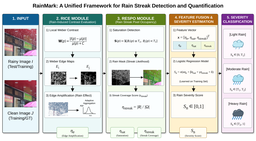
#> input picture Framework/rainmark-framework-highres.png, 256 x 141 px, shrunk from 6142 x 3376 before the run
$ python -i contrast_analyzer.py   (imports and definitions only)
#> lines starting #> are read from the running program, lines starting #| are printed output that depends on the picture; after the words box and inside, x2 and y2 are one past the last pixel; in counts of white or black regions, pixels touching at a corner belong together
### src/roi.py
"""
Adaptive orientation ROI detection translated from findAdaptiveROI_Check.m.
"""
from __future__ import annotations

from typing import Tuple

import numpy as np
from scipy.ndimage import gaussian_filter1d
from scipy.signal import find_peaks


def find_adaptive_roi_check(
    bin_centers: np.ndarray,
    counts: np.ndarray,
    tolerance: float = 5.0,
) -> Tuple[float, float, np.ndarray, bool, np.ndarray]:
    """
    Detect dominant orientation regions with circular 0/180 degree handling.
    """
    bin_centers = np.asarray(bin_centers, dtype=float).ravel()
    counts = np.asarray(counts, dtype=float).ravel()

    if bin_centers.size == 0 or counts.size == 0:
        roi = np.array([[0.0, 180.0]])
        return 0.0, 0.0, roi, True, np.array([0.0])

    extend_bins = min(3, counts.size)
    counts_ext = np.concatenate([counts[-extend_bins:], counts, counts[:extend_bins]])
    centers_ext = np.concatenate(
        [
            bin_centers[-extend_bins:] - 180.0,
            bin_centers,
            bin_centers[:extend_bins] + 180.0,
        ]
    )

    smooth_counts = gaussian_filter1d(counts_ext, sigma=1.0, mode="nearest")
    max_smooth = float(np.max(smooth_counts)) if smooth_counts.size else 0.0

    if max_smooth > 0:
        peaks, properties = find_peaks(
            smooth_counts,
            prominence=0.05 * max_smooth,
            distance=1,
        )
    else:
        peaks = np.array([], dtype=int)
        properties = {"prominences": np.array([])}

    if peaks.size == 0:
        idx_max = int(np.argmax(counts))
        pks = np.array([counts[idx_max]], dtype=float)
        locs = np.array([bin_centers[idx_max]], dtype=float)
    else:
        pks = smooth_counts[peaks].astype(float)
        locs = centers_ext[peaks].astype(float)

    locs = np.mod(locs, 180.0)

    wrap_mask = (locs < tolerance) | (locs > 180.0 - tolerance)
    if np.count_nonzero(wrap_mask) >= 2:
        wrap_count = np.sum(pks[wrap_mask])
        wrap_angle = np.mean(locs[wrap_mask])
        pks = np.concatenate([pks[~wrap_mask], np.array([wrap_count])])
        locs = np.concatenate([locs[~wrap_mask], np.array([wrap_angle])])

    if pks.size == 0 or np.max(pks) <= 0:
        pks = np.array([1.0])
        locs = np.array([0.0])

    strong_mask = pks >= 0.2 * np.max(pks)
    pks = pks[strong_mask]
    locs = locs[strong_mask]
    peak_angles = locs.copy()

    roi_list = []
    for ang, cnt in zip(locs, pks):
        idx = int(np.argmin(np.abs(bin_centers - ang)))
        start = max(0, idx - 2)
        stop = min(counts.size, idx + 3)
        local_mean = float(np.mean(counts[start:stop])) if stop > start else 0.0
        flatness_ratio = cnt / max(1.0, local_mean)

        if flatness_ratio < 1.3:
            roi_width = 25.0
        elif flatness_ratio > 2.0:
            roi_width = 10.0
        else:
            roi_width = 15.0

        if (ang < tolerance) or (ang > 180.0 - tolerance):
            roi_list.append([0.0, roi_width])
            roi_list.append([180.0 - roi_width, 180.0])
        else:
            roi_list.append([max(0.0, ang - roi_width), min(180.0, ang + roi_width)])

    roi = np.array(roi_list, dtype=float) if roi_list else np.array([[0.0, 0.0]])
    roi = roi[np.argsort(roi[:, 0])]

    merged = []
    current = roi[0].copy()
    for interval in roi[1:]:
        if interval[0] <= current[1]:
            current[1] = max(current[1], interval[1])
        else:
            merged.append(current)
            current = interval.copy()
    merged.append(current)
    roi = np.array(merged, dtype=float)

    idx_max = int(np.argmax(pks))
    dominant_angle_primary = float(locs[idx_max])
    dominant_angle_weighted = float(np.sum((pks / np.sum(pks)) * locs))
    is_near_zero_or_180 = (
        dominant_angle_primary < tolerance
        or dominant_angle_primary > 180.0 - tolerance
    )

    return (
        dominant_angle_primary,
        dominant_angle_weighted,
        roi,
        is_near_zero_or_180,
        peak_angles,
    )

### src/morphology.py
"""
Small morphology helpers used by the MATLAB RainMark port.
"""
from __future__ import annotations

import numpy as np


def create_line_strel(length: int, angle: float) -> np.ndarray:
    """
    Create a binary line footprint similar to MATLAB's strel('line', ...).
    """
    if length < 1:
        raise ValueError("length must be positive")

    angle_rad = np.deg2rad(angle)
    half_len = (length - 1) / 2.0
    offsets = np.arange(-half_len, half_len + 1)

    x = np.round(np.cos(angle_rad) * offsets).astype(int)
    y = np.round(np.sin(angle_rad) * offsets).astype(int)

    strel = np.zeros((y.max() - y.min() + 1, x.max() - x.min() + 1), dtype=bool)
    strel[y - y.min(), x - x.min()] = True
    return strel

### src/contrast_analyzer.py
"""
Orientation-aware Weber contrast functions translated from the MATLAB RainMark
reference files:
- functionContrastAt5PerCentRain.m
- functionContrastAt5PerCentGT.m
"""
from __future__ import annotations

from typing import Tuple

import numpy as np
from scipy import ndimage

from src.morphology import create_line_strel
from src.roi import find_adaptive_roi_check


def _validate_grayscale(image: np.ndarray) -> np.ndarray:
    if image.ndim != 2:
        raise ValueError("Input image must be grayscale")
    return image.astype(np.float64, copy=False)


def _sample_angles_from_roi(roi: np.ndarray, num_angles: int = 8) -> np.ndarray:
    roi = np.asarray(roi, dtype=float)

    if roi.size == 0:
        roi = np.array([[0.0, 180.0]])
    elif roi.ndim == 1:
        if roi.size == 1:
            roi = np.array([[roi[0] - 5.0, roi[0] + 5.0]])
        else:
            roi = roi.reshape(1, -1)

    if roi.shape[1] != 2:
        raise ValueError("ROI must be an Nx2 array of [start, end] degrees")

    roi[:, 0] = np.maximum(0.0, roi[:, 0])
    roi[:, 1] = np.minimum(180.0, roi[:, 1])
    widths = np.maximum(0.0, roi[:, 1] - roi[:, 0])
    total_width = float(np.sum(widths))

    if total_width <= 0:
        roi = np.array([[0.0, 180.0]])
        widths = np.array([180.0])
        total_width = 180.0

    angles = []
    remaining = num_angles
    for idx, interval in enumerate(roi):
        if remaining <= 0:
            break

        if idx == len(roi) - 1:
            n_samples = remaining
        else:
            n_samples = max(1, int(round(num_angles * (widths[idx] / total_width))))
            n_samples = min(n_samples, remaining)

        angles.extend(np.linspace(interval[0], interval[1], n_samples))
        remaining = num_angles - len(angles)

    if len(angles) < num_angles:
        angles.extend(np.linspace(roi[0, 0], roi[-1, 1], num_angles - len(angles)))

    return np.asarray(angles[:num_angles], dtype=float).reshape(-1)


# [8 lines left out: function _direction_label, not called in this run]


def _oriented_min_max(image: np.ndarray, angles: np.ndarray) -> Tuple[np.ndarray, np.ndarray]:
    line_lengths = [3]
    pad_size = int(np.ceil(max(line_lengths) / 2))

    image_pad = np.pad(image.astype(np.float64), pad_size, mode="symmetric")
    image_min = np.full_like(image_pad, np.inf, dtype=np.float64)
    image_max = np.full_like(image_pad, -np.inf, dtype=np.float64)

    for length in line_lengths:
        for angle in angles:
            footprint = create_line_strel(length, angle)
            eroded = ndimage.grey_erosion(image_pad, footprint=footprint)
            dilated = ndimage.grey_dilation(image_pad, footprint=footprint)
            image_min = np.minimum(image_min, eroded)
            image_max = np.maximum(image_max, dilated)

    height, width = image.shape
    return (
        image_min[pad_size : pad_size + height, pad_size : pad_size + width],
        image_max[pad_size : pad_size + height, pad_size : pad_size + width],
    )


def _contrast_from_angles(
    image: np.ndarray,
    S: int,
    percentage: float,
    angles: np.ndarray,
) -> Tuple[np.ndarray, np.ndarray]:
    image = _validate_grayscale(image)
    angles = np.asarray(angles, dtype=float).reshape(-1)
    if angles.size == 0:
        raise ValueError("angles must contain at least one orientation")

    height, width = image.shape
    percentage = percentage / 2.0

    image_min, image_max = _oriented_min_max(image, angles)

    image_pad = np.pad(image, S, mode="symmetric")
    min_pad = np.pad(image_min, S, mode="symmetric")
    max_pad = np.pad(image_max, S, mode="symmetric")

    mask = np.zeros((height + 2 * S, width + 2 * S), dtype=bool)
    contrast_map = np.zeros((height + 2 * S, width + 2 * S), dtype=np.float64)

    step = max(1, round(S / 2))
    for ii in range(0, height, step):
        for jj in range(0, width, step):
            row = S + ii
            col = S + jj
            window = image_pad[row : row + S, col : col + S].astype(np.float64)
            window_min = min_pad[row : row + S, col : col + S].astype(np.float64)
            window_max = max_pad[row : row + S, col : col + S].astype(np.float64)

            is_min = max(1, int(round(float(np.min(window_min)))))
            is_max = min(255, int(round(float(np.max(window_max)))))
            if is_max < is_min:
                continue

            f_cube = np.zeros((S, S, is_max - is_min + 1), dtype=bool)
            contrasts = np.zeros(is_max + 1, dtype=np.float64)

            for threshold in range(is_min, is_max + 1):
                values = []
                for nn in range(1, S):
                    for mm in range(1, S):
                        if window_min[nn, mm] <= threshold < window_max[nn, mm]:
                            c1 = min(
                                abs(threshold - window[nn, mm])
                                / max(threshold, window[nn, mm]),
                                abs(threshold - window[nn, mm - 1])
                                / max(threshold, window[nn, mm - 1]),
                            )
                            values.append(c1)
                            f_cube[nn, mm, threshold - is_min] = True
                            f_cube[nn, mm - 1, threshold - is_min] = True

                if values:
                    contrasts[threshold] = float(np.sum(values) / len(values))

            s0 = max(int(np.argmax(contrasts)), is_min)
            metric = 256.0 * contrasts[s0]
            if metric <= 256.0 * (percentage / 100.0):
                continue

            cube_index = s0 - is_min
            if cube_index < 0 or cube_index >= f_cube.shape[2]:
                continue

            window_mask = f_cube[:, :, cube_index]
            target = mask[row : row + S, col : col + S]
            target |= window_mask

            crr = np.zeros((S, S), dtype=np.float64)
            crr[target] = 2.0 * metric / 256.0
            contrast_map[row : row + S, col : col + S] = crr

    return mask[S : S + height, S : S + width], contrast_map[S : S + height, S : S + width]


def function_contrast_at_5_percent_rain(
    image: np.ndarray,
    S: int = 7,
    percentage: float = 5.0,
    verbose: bool = False,
) -> Tuple[np.ndarray, np.ndarray, float, float, np.ndarray, np.ndarray]:
    """
    Compute the rainy image contrast mask and sampled morphology angles.
    """
    image = _validate_grayscale(image)

    gradient_x = ndimage.sobel(image, axis=1, mode="reflect")
    gradient_y = ndimage.sobel(image, axis=0, mode="reflect")
    gradient_mag = np.hypot(gradient_x, gradient_y)
    gradient_dir = np.degrees(np.arctan2(gradient_y, gradient_x))
    gradient_dir_180 = np.mod(gradient_dir, 180.0)

    max_mag = float(np.max(gradient_mag)) if gradient_mag.size else 0.0
    valid_angles = gradient_dir_180[gradient_mag > 0.2 * max_mag] if max_mag > 0 else np.array([])

    hist_edges = np.arange(0.0, 185.0, 5.0)
    counts, hist_edges = np.histogram(valid_angles, bins=hist_edges)
    bin_centers = hist_edges[:-1] + np.diff(hist_edges) / 2.0

    (
        dominant_angle_primary,
        dominant_angle_weighted,
        roi,
        _is_near_zero_or_180,
        _peak_angles,
    ) = find_adaptive_roi_check(bin_centers, counts, tolerance=5.0)

    angles = _sample_angles_from_roi(roi, num_angles=8)
    mask, contrast_map = _contrast_from_angles(image, S, percentage, angles)

    if verbose:
        edge_angle = np.mod(dominant_angle_primary + 90.0, 180.0)
        print(f"Dominant Gradient Angle theta = {dominant_angle_primary:.2f} deg")
        print(f"Edge Orientation phi = {edge_angle:.2f} deg")
        print(f"Detected Rain Streak Type = {_direction_label(dominant_angle_primary)}")
        print(f"Angles sampled for RainMark: {np.array2string(angles, precision=3)}")

    return (
        mask,
        contrast_map,
        dominant_angle_primary,
        dominant_angle_weighted,
        roi,
        angles,
    )


# [33 lines left out: functions function_contrast_at_5_percent_gt, function_contrast_at_5_percent, not called in this run]

>>> import cv2
>>> picture = cv2.imread('../Framework/rainmark-framework-highres.png', cv2.IMREAD_GRAYSCALE)
>>> result = function_contrast_at_5_percent_rain(picture)
#> in function_contrast_at_5_percent_rain, `gradient_dir_180 = np.mod(gradient_dir, 180.0)`:
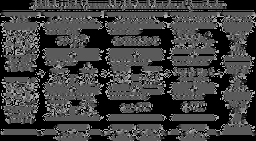
#> gradient_dir_180: shape (141, 256) float64; min 0, max 179.9, mean 65.7
#> in function_contrast_at_5_percent_rain, `max_mag = float(np.max(gradient_mag)) if gradient_mag.size else 0.0`: max_mag = 1020.1
#> in function_contrast_at_5_percent_rain, `valid_angles = gradient_dir_180[gradient_mag > 0.2 * max_mag] if max_m..`: valid_angles = 9494 values, max 179.9 at index 2103, min 0 at index 1575, mean 76.71
#> in function_contrast_at_5_percent_rain, `counts, hist_edges = np.histogram(valid_angles, bins=hist_edges)`: counts = 36 values, max 1939 at index 0, min 51 at index 29, mean 263.7; hist_edges = 37 values from 0 to 180
#> in function_contrast_at_5_percent_rain, `bin_centers = hist_edges[:-1] + np.diff(hist_edges) / 2.0`: bin_centers = 36 values from 2.5 to 177.5
#> in find_adaptive_roi_check, `counts_ext = np.concatenate([counts[-extend_bins:], counts, counts[:ex..`: counts_ext = 42 values, max 1939 at index 3, min 51 at index 32, mean 292.5
#> in find_adaptive_roi_check, `centers_ext = np.concatenate( [ bin_centers[-extend_bins:] - 180.0, bi..`: centers_ext = 42 values from -12.5 to 192.5
#> in find_adaptive_roi_check, `smooth_counts = gaussian_filter1d(counts_ext, sigma=1.0, mode="nearest")`: smooth_counts = 42 values, max 1124.6 at index 21, min 60.75 at index 32, mean 292.1
#> in find_adaptive_roi_check, `max_smooth = float(np.max(smooth_counts)) if smooth_counts.size else 0.0`: max_smooth = 1124.6
#> in find_adaptive_roi_check, `peaks, properties = find_peaks( smooth_counts, prominence=0.05 * max_s..`: peaks = [3, 21, 39]; properties = {'prominences': [806.9, 1060.3, 741.7], 'left_bases': [0, 9, 32], 'right_bases': [9, 32, 41]}
#> in find_adaptive_roi_check, `pks = smooth_counts[peaks].astype(float)`: pks = [924.4, 1124.6, 924.3]
#> in find_adaptive_roi_check, `locs = centers_ext[peaks].astype(float)`: locs = [2.5, 92.5, 182.5]
#> in find_adaptive_roi_check, `locs = np.mod(locs, 180.0)`: locs = [2.5, 92.5, 2.5]
#> in find_adaptive_roi_check, `wrap_mask = (locs < tolerance) | (locs > 180.0 - tolerance)`: wrap_mask = [True, False, True]
#> in find_adaptive_roi_check, `wrap_count = np.sum(pks[wrap_mask])`: wrap_count = 1848.7
#> in find_adaptive_roi_check, `wrap_angle = np.mean(locs[wrap_mask])`: wrap_angle = 2.5
#> in find_adaptive_roi_check, `pks = np.concatenate([pks[~wrap_mask], np.array([wrap_count])])`: pks = [1124.6, 1848.7]
#> in find_adaptive_roi_check, `locs = np.concatenate([locs[~wrap_mask], np.array([wrap_angle])])`: locs = [92.5, 2.5]
#> in find_adaptive_roi_check, `strong_mask = pks >= 0.2 * np.max(pks)`: strong_mask = [True, True]
#> in find_adaptive_roi_check, `peak_angles = locs.copy()`: peak_angles = [92.5, 2.5]
#> the loop in find_adaptive_roi_check, `for ang, cnt in zip(locs, pks):` made 2 passes
#> (ang, cnt, idx, start, stop, local_mean, flatness_ratio, roi_width) on passes 1 to 2: (92.5, 1124.6, 18, 16, 21, 806.8, 1.39, 15), (2.5, 1848.7, 0, 0, 3, 707.3, 2.61, 10)
#> after the loop in find_adaptive_roi_check, `for ang, cnt in zip(locs, pks):`: roi_list = [[77.5, 107.5], [0, 10], [170, 180]]
#> in find_adaptive_roi_check, `roi = roi[np.argsort(roi[:, 0])]`: roi = [[0, 10], [77.5, 107.5], [170, 180]]
#> in find_adaptive_roi_check, `current = roi[0].copy()`: current = [0, 10]
#> the loop in find_adaptive_roi_check, `for interval in roi[1:]:` made 2 passes
#> after the loop in find_adaptive_roi_check, `for interval in roi[1:]:`: merged = [[0, 10], [77.5, 107.5]]
#> in find_adaptive_roi_check, `idx_max = int(np.argmax(pks))`: idx_max = 1
#> in find_adaptive_roi_check, `dominant_angle_primary = float(locs[idx_max])`: dominant_angle_primary = 2.5
#> in find_adaptive_roi_check, `dominant_angle_weighted = float(np.sum((pks / np.sum(pks)) * locs))`: dominant_angle_weighted = 36.54
#> in find_adaptive_roi_check, `is_near_zero_or_180 = ( dominant_angle_primary < tolerance or dominant..`: is_near_zero_or_180 = True
#> in function_contrast_at_5_percent_rain, `( dominant_angle_primary, dominant_angle_weighted, roi, _is_near_zero_..`: dominant_angle_primary = 2.5; dominant_angle_weighted = 36.54; roi = [[0, 10], [77.5, 107.5], [170, 180]]
#> in _sample_angles_from_roi, `widths = np.maximum(0.0, roi[:, 1] - roi[:, 0])`: widths = [10, 30, 10]
#> in _sample_angles_from_roi, `total_width = float(np.sum(widths))`: total_width = 50
#> the loop in _sample_angles_from_roi, `for idx, interval in enumerate(roi):` made 3 passes
#> (interval, n_samples, remaining) on passes 1 to 3: ([0, 10], 2, 6), ([77.5, 107.5], 5, 1), ([170, 180], 1, 0)
#> after the loop in _sample_angles_from_roi, `for idx, interval in enumerate(roi):`: angles = [0, 10, 77.5, 85, 92.5, 100, 107.5, 170]
#> in _oriented_min_max, `pad_size = int(np.ceil(max(line_lengths) / 2))`: pad_size = 2
#> in _oriented_min_max, `image_pad = np.pad(image.astype(np.float64), pad_size, mode="symmetric")`:
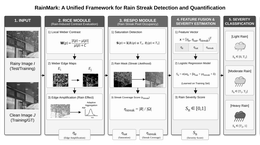
#> image_pad: shape (145, 260) float64; min 0, max 255, mean 217.6
#> the loop in _oriented_min_max, `for length in line_lengths:` made 1 pass
#> after the loop in _oriented_min_max, `for length in line_lengths:`:
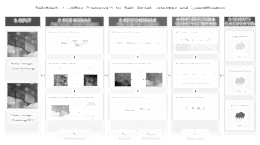
#> image_max: shape (145, 260) float64; min 3, max 255, mean 235.5
#> after the loop in _oriented_min_max, `for length in line_lengths:`:
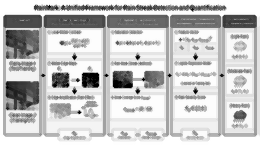
#> image_min: shape (145, 260) float64; min 0, max 255, mean 196.2
#> in _oriented_min_max, `height, width = image.shape`: height = 141; width = 256
#> after the loop in _contrast_from_angles, `for ii in range(0, height, step):`:
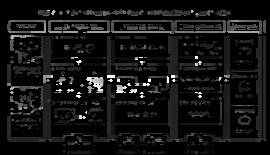
#> contrast_map: shape (155, 270) float64; min 0, max 1.99, mean 0.153; drawn with min black and max white
#> in function_contrast_at_5_percent_rain, `mask, contrast_map = _contrast_from_angles(image, S, percentage, angles)`:
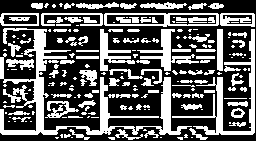
#> mask: shape (141, 256) bool; 36.9% white; 210 white regions (108 under 20 px), largest, box (x1, y1, x2, y2) and area: (0, 28, 192, 135) 3345, (172, 29, 255, 135) 1329, (137, 29, 199, 71) 682
#> in function_contrast_at_5_percent_rain, `mask, contrast_map = _contrast_from_angles(image, S, percentage, angles)`:
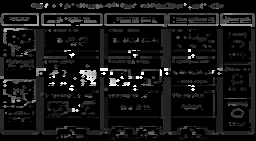
#> contrast_map: shape (141, 256) float64; min 0, max 1.99, mean 0.172; drawn with min black and max white
#> result = 6 items

$ run again, on Framework/rainmark-framework.png
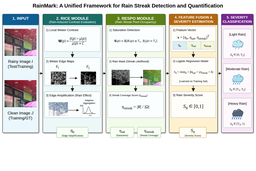
#> input picture Framework/rainmark-framework.png, 256 x 171 px, shrunk from 2050 x 1366 before the run
#> max_mag = 1020.3
#> valid_angles = 9453 values, max 179.9 at index 6706, min 0 at index 1804, mean 77.9
#> in function_contrast_at_5_percent_rain, `counts, hist_edges = np.histogram(valid_angles, bins=hist_edges)`: counts = 36 values, max 1779 at index 18, min 60 at index 30, mean 262.6; hist_edges = 37 values from 0 to 180
#> in function_contrast_at_5_percent_rain, `bin_centers = hist_edges[:-1] + np.diff(hist_edges) / 2.0`: bin_centers = 36 values from 2.5 to 177.5
#> counts_ext = 42 values, max 1779 at index 21, min 60 at index 33, mean 287.2
#> centers_ext = 42 values from -12.5 to 192.5
#> smooth_counts = 42 values, max 1122.4 at index 21, min 66.04 at index 32, mean 286.8
#> max_smooth = 1122.4
#> peaks = [3, 21, 39]; properties = {'prominences': [732.4, 1054.6, 682.4], 'left_bases': [0, 9, 32], 'right_bases': [9, 32, 41]}
#> in find_adaptive_roi_check, `pks = smooth_counts[peaks].astype(float)`: pks = [853.2, 1122.4, 853.2]
#> in find_adaptive_roi_check, `locs = centers_ext[peaks].astype(float)`: locs = [2.5, 92.5, 182.5]
#> in find_adaptive_roi_check, `locs = np.mod(locs, 180.0)`: locs = [2.5, 92.5, 2.5]
#> wrap_mask = [True, False, True]
#> wrap_count = 1706.4
#> wrap_angle = 2.5
#> in find_adaptive_roi_check, `pks = np.concatenate([pks[~wrap_mask], np.array([wrap_count])])`: pks = [1122.4, 1706.4]
#> in find_adaptive_roi_check, `locs = np.concatenate([locs[~wrap_mask], np.array([wrap_angle])])`: locs = [92.5, 2.5]
#> strong_mask = [True, True]
#> peak_angles = [92.5, 2.5]
#> the loop in find_adaptive_roi_check, `for ang, cnt in zip(locs, pks):` made 2 passes
#> (ang, cnt, idx, start, stop, local_mean, flatness_ratio, roi_width) on passes 1 to 2: (92.5, 1122.4, 18, 16, 21, 819.2, 1.37, 15), (2.5, 1706.4, 0, 0, 3, 652.3, 2.62, 10)
#> after the loop in find_adaptive_roi_check, `for ang, cnt in zip(locs, pks):`: roi_list = [[77.5, 107.5], [0, 10], [170, 180]]
#> in find_adaptive_roi_check, `roi = roi[np.argsort(roi[:, 0])]`: roi = [[0, 10], [77.5, 107.5], [170, 180]]
#> in find_adaptive_roi_check, `current = roi[0].copy()`: current = [0, 10]
#> the loop in find_adaptive_roi_check, `for interval in roi[1:]:` made 2 passes
#> after the loop in find_adaptive_roi_check, `for interval in roi[1:]:`: merged = [[0, 10], [77.5, 107.5]]
#> idx_max = 1
#> in find_adaptive_roi_check, `dominant_angle_primary = float(locs[idx_max])`: dominant_angle_primary = 2.5
#> in find_adaptive_roi_check, `dominant_angle_weighted = float(np.sum((pks / np.sum(pks)) * locs))`: dominant_angle_weighted = 38.21
#> is_near_zero_or_180 = True
#> in function_contrast_at_5_percent_rain, `( dominant_angle_primary, dominant_angle_weighted, roi, _is_near_zero_..`: dominant_angle_primary = 2.5; dominant_angle_weighted = 38.21; roi = [[0, 10], [77.5, 107.5], [170, 180]]
#> widths = [10, 30, 10]
#> total_width = 50
#> the loop in _sample_angles_from_roi, `for idx, interval in enumerate(roi):` made 3 passes
#> (interval, n_samples, remaining) on passes 1 to 3: ([0, 10], 2, 6), ([77.5, 107.5], 5, 1), ([170, 180], 1, 0)
#> after the loop in _sample_angles_from_roi, `for idx, interval in enumerate(roi):`: angles = [0, 10, 77.5, 85, 92.5, 100, 107.5, 170]
#> pad_size = 2
#> the loop in _oriented_min_max, `for length in line_lengths:` made 1 pass
#> after the loop in _oriented_min_max, `for length in line_lengths:`:
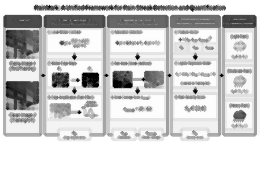
#> image_min: shape (175, 260) float64; min 0, max 255, mean 206.2
#> in _oriented_min_max, `height, width = image.shape`: height = 171; width = 256
#> in function_contrast_at_5_percent_rain, `mask, contrast_map = _contrast_from_angles(image, S, percentage, angles)`:
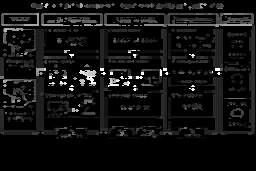
#> contrast_map: shape (171, 256) float64; min 0, max 1.99, mean 0.141; drawn with min black and max white
#> result = 6 items
